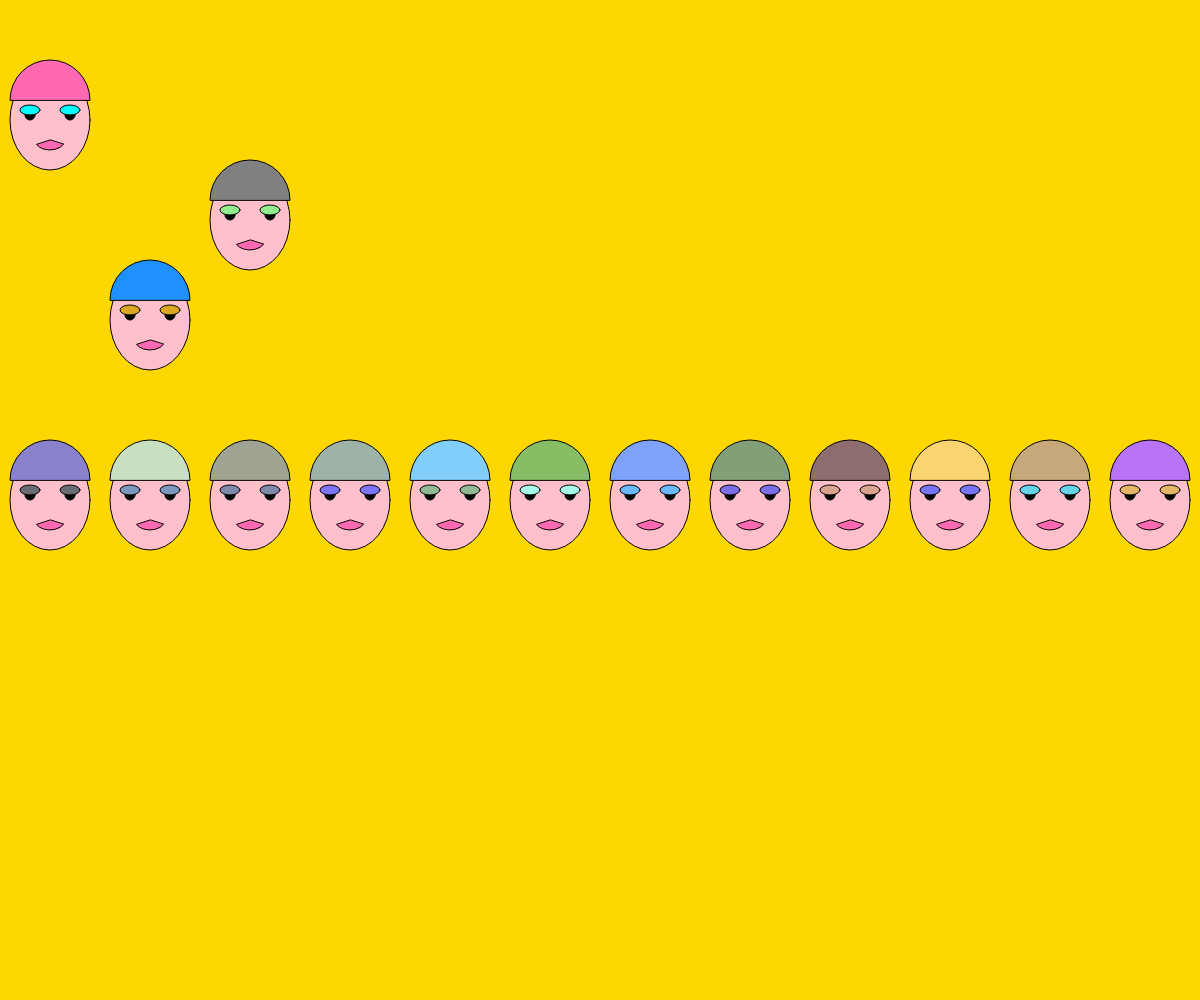
Frame 1 (no input)
Frame 60 (no input): identical to frame 1, image omitted
Frame 120 (the mouse pressed at the canvas centre since frame 60): identical to frame 1, image omitted

The p5.js sketch that drew this single still picture (run headless with seeded random() and noise() and a simulated clock; from frame 60 on, the mouse is pressed at the canvas centre):

// p5.js sketch
// ── sketch.js
function drawMarilyn(x, y, w, hairColor, eyeLinerColor) {
  fill('pink');
  ellipse(x, y, w, 100);

  fill(hairColor);
  arc(x, y - 20, w, 80, PI, 0, CHORD);

  fill('black');
  ellipse(x - 20, y - 5, 10, 10);
  ellipse(x + 20, y - 5, 10, 10);

  fill(eyeLinerColor);
  ellipse(x - 20, y - 10, 20, 10);
  ellipse(x + 20, y - 10, 20, 10);

  fill('hotpink');
  arc(x, y + 20, 30, 20, PI / 10, PI - PI / 10, PIE);
}

function setup() {
  createCanvas(windowWidth, windowHeight);
}

function draw() {
  background('gold');
  randomSeed(10);

  drawMarilyn(50, 120, 80, 'hotpink', 'cyan');
  drawMarilyn(150, 320, 80, 'dodgerblue', 'goldenrod');
  drawMarilyn(250, 220, 80, 'grey', 'LightGreen');

  for (let xPos = 50; xPos < width; xPos += 100) {
    let hair = color(random(100, 255), random(100, 255), random(100, 255));
    let eye = color(random(100, 255), random(100, 255), random(100, 255));
    drawMarilyn(xPos, height / 2, 80, hair, eye);
  }
}
